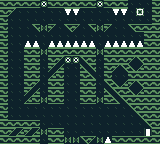

This is a level from a 2D game, rendered from its Tiled map with the project's own tilesets. A one-line summary and the complete map file follow:
An orthogonal 20x18 tile map with 8x8 px tiles, 1 tile layer (Calque de Tile 1).

<map version="1.0" tiledversion="2017.08.29" orientation="orthogonal" renderorder="right-down" width="20" height="18" tilewidth="8" tileheight="8" infinite="0" nextobjectid="1">
 <tileset firstgid="1" source="game.tsx" />
 <layer name="Calque de Tile 1" width="20" height="18">
  <data encoding="csv">
2,2,2,2,2,4,2,2,2,2,2,2,4,2,2,2,1,1,1,2,
2,26,1,1,1,1,1,1,24,24,1,1,1,1,24,24,1,6,1,2,
2,1,1,1,1,1,1,1,1,1,1,1,1,1,1,1,1,1,1,2,
2,1,1,1,25,3,26,1,25,26,1,25,3,26,1,1,25,2,2,2,
2,1,1,1,1,1,1,1,1,1,1,1,1,1,1,1,1,1,2,2,
2,1,1,5,5,1,5,5,5,5,5,5,1,5,5,5,5,5,2,2,
2,1,1,2,2,3,2,2,2,2,2,2,3,2,2,2,2,2,2,2,
2,1,1,2,2,1,2,26,4,4,25,2,1,2,2,2,26,25,2,2,
2,1,1,2,2,1,26,28,1,1,27,25,1,2,26,25,27,28,2,2,
2,1,1,2,2,1,28,2,1,1,2,27,1,2,1,1,2,2,2,2,
2,1,1,2,26,1,2,2,1,1,2,2,1,25,27,28,26,25,2,2,
2,1,1,26,28,1,2,2,1,1,2,2,1,27,25,2,27,28,2,2,
2,1,1,28,2,3,2,2,1,1,2,2,3,2,27,25,2,2,2,2,
2,1,1,1,1,1,1,1,1,1,1,1,1,1,1,1,25,2,2,2,
2,1,1,1,1,1,1,1,1,1,1,1,1,1,1,1,1,25,2,2,
2,2,2,2,2,1,1,1,1,1,1,1,1,1,1,1,1,1,25,2,
2,26,28,26,28,3,2,2,1,1,1,1,1,1,1,1,1,1,7,2,
2,2,2,2,2,1,2,2,3,3,25,26,3,5,2,2,2,2,2,2
</data>
 </layer>
</map>
